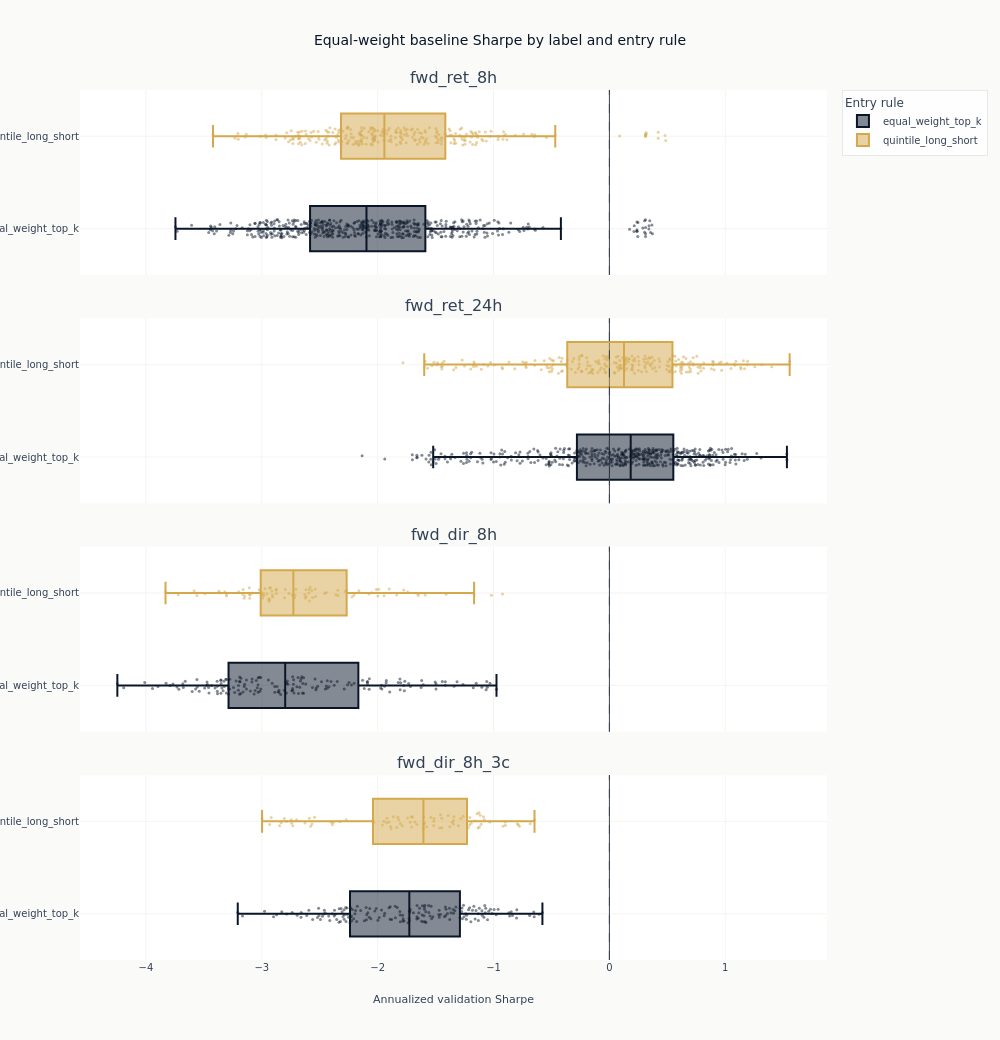

Notebook code for this chart:
### Markdown cell above
### The spread the baseline produces

One panel per label, one distribution per entry rule, over every configuration that label
declared. The zero line is the reference: a point below it is a configuration whose ranking,
traded equally weighted and charged the declared costs and the funding it actually paid, lost
money over the validation period.

Read the *width* rather than the extreme. Every configuration in a panel saw the same contracts
over the same timestamps, so the spread within a panel is what changing the model does at fixed
sizing, and it is the quantity the later stages have to beat to be worth their extra machinery.
A panel's highest point is the largest of many draws, and how much of it is the draw rather than
the model is what [`19_strategy_analysis`](19_strategy_analysis.ipynb) accounts for.

### Code cell
panel_labels = [label for label in labels if results.filter(pl.col("label") == label).height]
fig_spread = make_subplots(
    rows=len(panel_labels),
    cols=1,
    shared_xaxes=True,
    vertical_spacing=0.05,
    subplot_titles=panel_labels,
)
rules = sorted(set(results.get_column("signal_method")))
for row, label in enumerate(panel_labels, start=1):
    for rule, color in zip(rules, (COLORS["blue"], COLORS["amber"]), strict=False):
        panel = results.filter((pl.col("label") == label) & (pl.col("signal_method") == rule))
        fig_spread.add_trace(
            go.Box(
                x=panel.get_column("sharpe").to_list(),
                name=rule,
                marker_color=color,
                boxpoints="all",
                jitter=0.4,
                pointpos=0,
                marker={"size": 3, "opacity": 0.5},
                showlegend=row == 1,
            ),
            row=row,
            col=1,
        )
    fig_spread.add_vline(
        x=0, line_width=1, line_dash="dash", line_color=COLORS["neutral"], row=row, col=1
    )
fig_spread.update_xaxes(title_text="Annualized validation Sharpe", row=len(panel_labels), col=1)
fig_spread.update_layout(
    title="Equal-weight baseline Sharpe by label and entry rule",
    height=260 * len(panel_labels),
    width=1000,
    legend_title="Entry rule",
    margin=dict(t=90),
)
show_plotly_with_alt(
    fig_spread,
    "Box plots with every configuration overlaid as a point, one panel per prediction label and "
    "one box per entry rule within each panel, showing annualized validation Sharpe. Each panel "
    "carries a dashed vertical line at zero. The distributions straddle zero in every panel and "
    "the two entry rules overlap heavily within each label, so neither rule separates from the "
    "other and no label separates from the rest.",
)

### Figure 1 — Plotly figure (JSON) as saved in the notebook; plotly's stock layout.template omitted (floating-point values rounded to 4 significant figures; data arrays with more than 128 entries replaced by an {"elided": "..."} marker saying what was removed)
{"data": [{"boxpoints": "all", "jitter": 0.4, "marker": {"color": "#0a1628", "opacity": 0.5, "size": 3}, "name": "equal_weight_top_k", "pointpos": 0, "showlegend": true, "type": "box", "x": {"elided": "524 float values"}, "xaxis": "x", "yaxis": "y"}, {"boxpoints": "all", "jitter": 0.4, "marker": {"color": "#D4A84B", "opacity": 0.5, "size": 3}, "name": "quintile_long_short", "pointpos": 0, "showlegend": true, "type": "box", "x": {"elided": "262 float values"}, "xaxis": "x", "yaxis": "y"}, {"boxpoints": "all", "jitter": 0.4, "marker": {"color": "#0a1628", "opacity": 0.5, "size": 3}, "name": "equal_weight_top_k", "pointpos": 0, "showlegend": false, "type": "box", "x": {"elided": "484 float values"}, "xaxis": "x2", "yaxis": "y2"}, {"boxpoints": "all", "jitter": 0.4, "marker": {"color": "#D4A84B", "opacity": 0.5, "size": 3}, "name": "quintile_long_short", "pointpos": 0, "showlegend": false, "type": "box", "x": {"elided": "242 float values"}, "xaxis": "x2", "yaxis": "y2"}, {"boxpoints": "all", "jitter": 0.4, "marker": {"color": "#0a1628", "opacity": 0.5, "size": 3}, "name": "equal_weight_top_k", "pointpos": 0, "showlegend": false, "type": "box", "x": {"elided": "172 float values"}, "xaxis": "x3", "yaxis": "y3"}, {"boxpoints": "all", "jitter": 0.4, "marker": {"color": "#D4A84B", "opacity": 0.5, "size": 3}, "name": "quintile_long_short", "pointpos": 0, "showlegend": false, "type": "box", "x": [-2.982, -2.797, -2.341, -2.628, -1.998, -1.991, -2.457, -2.877, -2.986, -3.104, -2.595, -2.717, -2.803, -1.775, -1.65, -3.831, -1.409, -3.009, -2.444, -2.906, -3.722, -2.051, -1.742, -2.998, -3.082, -3.1, -2.933, -2.913, -1.018, -3.164, -0.9222, -2.937, -2.268, -2.537, -2.908, -1.663, -3.023, -2.563, -2.281, -1.589, -2.624, -3.161, -2.36, -2.011, -3.305, -3.37, -1.9, -2.162, -3.56, -2.59, -2.075, -2.924, -2.993, -2.344, -2.221, -2.939, -2.705, -3.583, -2.714, -1.945, -2.873, -2.619, -2.956, -3.49, -2.592, -3.199, -3.146, -3.319, -1.836, -2.765, -1.168, -2.204, -2.737, -2.539, -1.647, -2.568, -3.304, -3.152, -2.617, -2.933, -3.107, -2.972, -3.361, -2.874, -2.583, -3.108], "xaxis": "x3", "yaxis": "y3"}, {"boxpoints": "all", "jitter": 0.4, "marker": {"color": "#0a1628", "opacity": 0.5, "size": 3}, "name": "equal_weight_top_k", "pointpos": 0, "showlegend": false, "type": "box", "x": {"elided": "174 float values"}, "xaxis": "x4", "yaxis": "y4"}, {"boxpoints": "all", "jitter": 0.4, "marker": {"color": "#D4A84B", "opacity": 0.5, "size": 3}, "name": "quintile_long_short", "pointpos": 0, "showlegend": false, "type": "box", "x": [-2.997, -1.193, -2.746, -2.805, -1.741, -1.457, -1.358, -1.107, -2.732, -2.545, -2.271, -1.126, -1.08, -1.032, -2.627, -1.54, -1.342, -1.865, -1.303, -0.8999, -1.889, -1.826, -0.7766, -2.7, -0.8975, -1.602, -1.512, -2.742, -1.902, -1.204, -1.446, -0.9175, -2.918, -1.661, -2.932, -2.577, -2.589, -0.6463, -1.946, -1.707, -1.595, -1.115, -1.207, -2.399, -1.261, -1.346, -2.847, -2.033, -1.516, -1.447, -1.834, -1.96, -1.466, -2.567, -2.043, -2.384, -1.345, -1.7, -2.786, -1.377, -1.134, -1.71, -1.818, -1.218, -0.6836, -1.605, -1.884, -2.324, -1.087, -2.391, -1.804, -1.39, -0.7944, -1.788, -1.283, -1.922, -1.142, -1.16, -1.719, -1.579, -1.919, -0.786, -1.122, -1.677, -1.605, -2.833, -1.516], "xaxis": "x4", "yaxis": "y4"}], "layout": {"annotations": [{"font": {"size": 16}, "showarrow": false, "text": "fwd_ret_8h", "x": 0.5, "xanchor": "center", "xref": "paper", "y": 1.0, "yanchor": "bottom", "yref": "paper"}, {"font": {"size": 16}, "showarrow": false, "text": "fwd_ret_24h", "x": 0.5, "xanchor": "center", "xref": "paper", "y": 0.7375, "yanchor": "bottom", "yref": "paper"}, {"font": {"size": 16}, "showarrow": false, "text": "fwd_dir_8h", "x": 0.5, "xanchor": "center", "xref": "paper", "y": 0.475, "yanchor": "bottom", "yref": "paper"}, {"font": {"size": 16}, "showarrow": false, "text": "fwd_dir_8h_3c", "x": 0.5, "xanchor": "center", "xref": "paper", "y": 0.2125, "yanchor": "bottom", "yref": "paper"}], "height": 1040, "legend": {"title": {"text": "Entry rule"}}, "margin": {"t": 90}, "shapes": [{"line": {"color": "#334155", "dash": "dash", "width": 1}, "type": "line", "x0": 0, "x1": 0, "xref": "x", "y0": 0, "y1": 1, "yref": "y domain"}, {"line": {"color": "#334155", "dash": "dash", "width": 1}, "type": "line", "x0": 0, "x1": 0, "xref": "x2", "y0": 0, "y1": 1, "yref": "y2 domain"}, {"line": {"color": "#334155", "dash": "dash", "width": 1}, "type": "line", "x0": 0, "x1": 0, "xref": "x3", "y0": 0, "y1": 1, "yref": "y3 domain"}, {"line": {"color": "#334155", "dash": "dash", "width": 1}, "type": "line", "x0": 0, "x1": 0, "xref": "x4", "y0": 0, "y1": 1, "yref": "y4 domain"}], "title": {"text": "Equal-weight baseline Sharpe by label and entry rule"}, "width": 1000, "xaxis": {"anchor": "y", "domain": [0.0, 1.0], "matches": "x4", "showticklabels": false}, "xaxis2": {"anchor": "y2", "domain": [0.0, 1.0], "matches": "x4", "showticklabels": false}, "xaxis3": {"anchor": "y3", "domain": [0.0, 1.0], "matches": "x4", "showticklabels": false}, "xaxis4": {"anchor": "y4", "domain": [0.0, 1.0], "title": {"text": "Annualized validation Sharpe"}}, "yaxis": {"anchor": "x", "domain": [0.7875, 1.0]}, "yaxis2": {"anchor": "x2", "domain": [0.525, 0.7375]}, "yaxis3": {"anchor": "x3", "domain": [0.2625, 0.475]}, "yaxis4": {"anchor": "x4", "domain": [0.0, 0.2125]}}}
